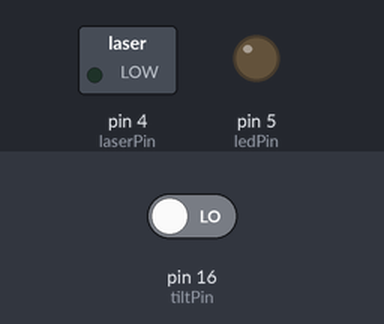
The sketch below on a simulated Arduino Uno, built with avr-gcc and run on an emulated ATmega328P. Parts: switched loads named in the sketch (green lamp = pin HIGH), output pins drawn as LEDs (lit = HIGH). Inputs (shaded band) come from the test bench; at power-on: pin 16 (tiltPin) LOW. What the sketch prints to the serial monitor is not drawn.

Above: at 1.3 s.
1.4 s: pin 16 (tiltPin) driven HIGH
At 2.1 s:
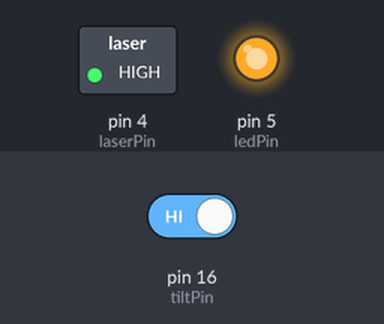
3.0 s: pin 16 (tiltPin) driven LOW
At 4.4 s:
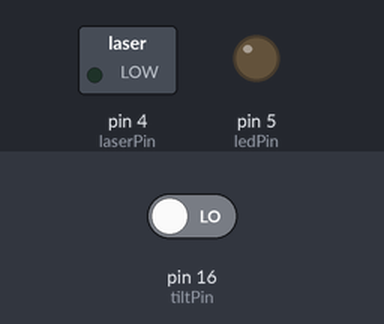
Timing chart, 0 to 6.0 s (numbered marks = the images above; inputs shaded):
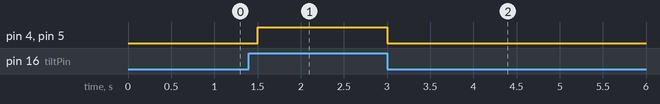

Measured:
- after the input at 1.4 s, pin 4 (laserPin), pin 5 (ledPin): LOW → HIGH after 0.10 s
- after the input at 3.0 s, pin 4 (laserPin), pin 5 (ledPin): HIGH → LOW at once

The sketch:

main.ino
```cpp
const int ledPin = 5;
const int tiltPin = 16;
const int laserPin = 4;

void setup() {
    pinMode(ledPin, OUTPUT);
    digitalWrite(ledPin, LOW);
    pinMode(tiltPin, INPUT);
    pinMode(laserPin, OUTPUT);
    digitalWrite(laserPin, LOW);
    Serial.begin(9600);
    Serial.print("Started");
}

void loop() {
    int sensorValue = digitalRead(tiltPin);
    if (sensorValue == HIGH) {
        digitalWrite(ledPin, HIGH);
        digitalWrite(laserPin, HIGH);
    }
    else {
        digitalWrite(ledPin, LOW);
        digitalWrite(laserPin, LOW);
    }
    delay(250);
}
```
